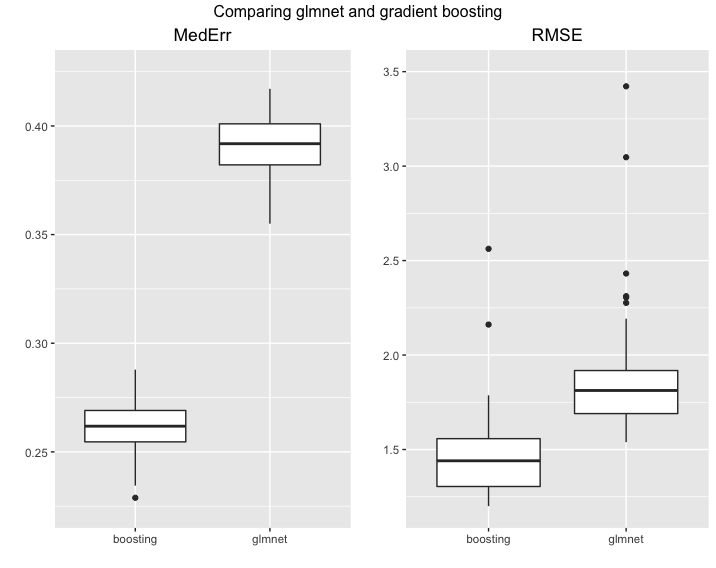

The R source for this figure:
library(dplyr)
library(gridExtra)

get_data<-function(){
  glmnet<-read.csv('results-glmnet-cross-table.csv')
  pgb_cross<-read.csv('results-pgboost-cross-table.csv')
  
  glmnet2<-mutate(glmnet, label='glmnet')
  pgb_cross2<-mutate(pgb_cross, label='boosting')
  
  df<-rbind(glmnet2, pgb_cross2)  
}



make_plot<-function(df){
  g1<-ggplot(df, aes(label, rmse))+geom_boxplot()
  g1<-g+labs(title='RMSE',x='',y='')+ylim(c(1.2,3.5))+
    theme(plot.title = element_text(hjust = 0.5))
  g2<-ggplot(df, aes(label, mederr))+geom_boxplot()
  g2<-g2+labs(title='MedErr',x='',y='')+ylim(c(0.225,0.425))+
    theme(plot.title = element_text(hjust = 0.5))
  g2
  grid.arrange(g2, g1, ncol=2, top='Comparing glmnet and gradient boosting')
}

df<-get_data()
make_plot(df)
